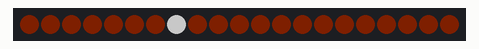
This sketch was run on a simulated Arduino Uno, built with avr-gcc and run on an emulated ATmega328P. Parts: 21 RGB LEDs in strip order, left to right. Dim RGB values are drawn brighter than linear; random numbers use the default seed unless the sketch sets one.

Above: at 0.01 s.
At 4.99 s:
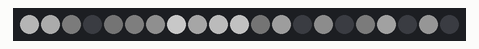
At 9.97 s:
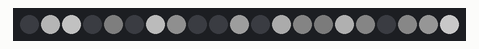
At 19.87 s:
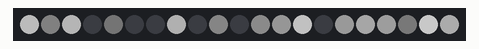
At 29.77 s:
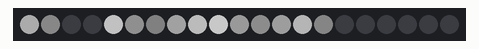
At 39.81 s:
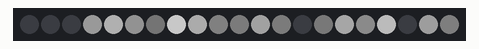

The sketch:

CX1903_WORKING_BACKUP.ino
```cpp
#include <FastLED.h>

#define DATA_PIN 5
#define NUM_LEDS 21
#define BRIGHTNESS 100

CRGB leds[NUM_LEDS];

void setup() {
  FastLED.addLeds<UCS1903B, DATA_PIN, BRG>(leds, NUM_LEDS);
  FastLED.setBrightness(BRIGHTNESS);
  FastLED.clear();
  FastLED.show();

  random16_add_entropy(analogRead(0));
}

void loop() {

  // Soft background
  fill_solid(leds, NUM_LEDS, CRGB(15, 5, 0));

  for (int frame = 0; frame < 150; frame++) {

    // Fade existing sparkles
    fadeToBlackBy(leds, NUM_LEDS, 35);

    // Random bright sparkle
    int pixel = random(NUM_LEDS);

    leds[pixel] = CRGB::White;

    FastLED.show();

    delay(70);
  }

  FastLED.clear();
  FastLED.show();

  delay(1000);
}
```

MOORTHY_SMART_SIGN_TESTER_V2_0_BASE_WORKING.ino
```cpp

```
